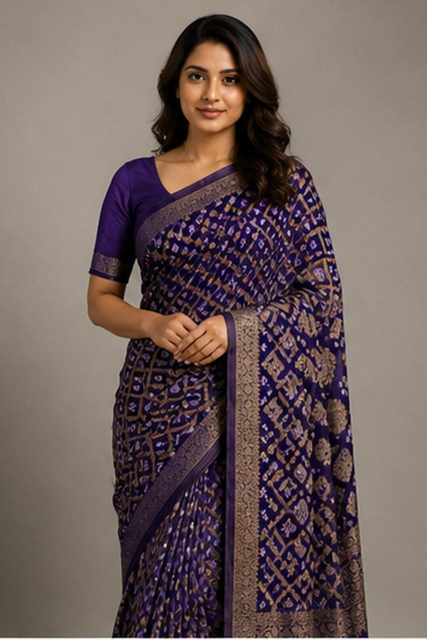
#> input picture images/Purple saree/IMAGE 2026-07-09 20:32:55.jpg, 853 x 1280 px (shown at 1/2 size)
$ python -i generate_twirl.py   (imports and definitions only)
#> lines starting #> are read from the running program, lines starting #| are printed output that depends on the picture
#!/usr/bin/env python3
"""
Bandhani Australia — twirl video generator
==========================================

Trigger : a product directory under images/ that has >=1 catalog image
          but no *.mp4 yet.
Reads   : the 4 catalog stills + prompt-variables.md
Writes  : {product_id}-twirl.mp4  back into the same product directory

The 4 catalog images are produced OUTSIDE this pipeline (as agreed).
This script only does the video step.

Layout it expects:
  images/
    _brand/alpa-avatar-master.png
    po002-dana-bandhani-standard/
      IMAGE ....jpg   x4          (catalog stills)
      garment-ref.jpg
      prompt-variables.md
      -> po002-...-twirl.mp4       (this script creates it)

Usage
-----
  pip install fal-client requests pillow python-dotenv

  # Store your key in a git-ignored .env file at the repo root:
  #   FAL_KEY=your_fal_key
  # (this script auto-loads it). Or export FAL_KEY in your shell.

  # process every product that has images but no video:
  python generate_twirl.py --images-root ./images

  # force a single product (re-generate even if a video exists):
  python generate_twirl.py --images-root ./images \
                           --product po002-dana-bandhani-standard --force

  # dry run — show what WOULD be processed, generate nothing:
  python generate_twirl.py --images-root ./images --dry-run
"""

import argparse
import os
import re
import sys
from pathlib import Path

import requests

try:
    import fal_client
    from PIL import Image
except ImportError:
    sys.exit("Run: pip install fal-client requests pillow python-dotenv")

# Load FAL_KEY from a .env file at the repo root if present.
# .env must be git-ignored — never commit it.
# [5 lines not run here, left out]


# --------------------------------------------------------------------------
# CONFIG
# --------------------------------------------------------------------------
VIDEO_MODEL = "fal-ai/kling-video/v2.1/pro/image-to-video"
DURATION    = "5"        # seconds — ideal for Reels
ASPECT      = "9:16"     # vertical
IMG_EXTS    = {".jpg", ".jpeg", ".png", ".webp"}

# which of the 4 catalog stills to animate.
# "front" heuristics: pick the file whose name sorts first, or override in
# a product's prompt-variables.md with a line:  hero_image = <filename>
DEFAULT_HERO_STRATEGY = "first"   # "first" | "largest"


# --------------------------------------------------------------------------
# prompt-variables.md parser
# --------------------------------------------------------------------------
# [58 lines left out: functions parse_variables, build_prompt, not called in this run]


NEGATIVE = (
    "blur, distortion, warped patterns, smeared border, melting fabric, "
    "extra limbs, extra fingers, deformed hands, face distortion, "
    "flickering, low quality, watermark, text"
)


# --------------------------------------------------------------------------
# helpers
# --------------------------------------------------------------------------
# [5 lines left out: function catalog_images, not called in this run]


def has_video(product_dir: Path) -> bool:
    return any(p.suffix.lower() == ".mp4" for p in product_dir.iterdir())


# [12 lines left out: function pick_hero, not called in this run]


def crop_to_vertical(src: Path, dst: Path):
    """Kling infers aspect from the start image, so make it 9:16 (1080x1920)."""
#> called with dst = 'out.png'
    im = Image.open(src).convert("RGB")
#> im is the input picture: PIL image 853x1280 RGB; mean R, G, B 110.7, 94.9, 92.3
    tw, th = 9, 16
    w, h = im.size
#> w = 853; h = 1280
    target_ratio = tw / th
    cur_ratio = w / h
#> cur_ratio = 0.666
    if cur_ratio > target_ratio:      # too wide -> crop sides
        new_w = int(h * target_ratio)
#> new_w = 720
        x0 = (w - new_w) // 2
#> x0 = 66
        im = im.crop((x0, 0, x0 + new_w, h))
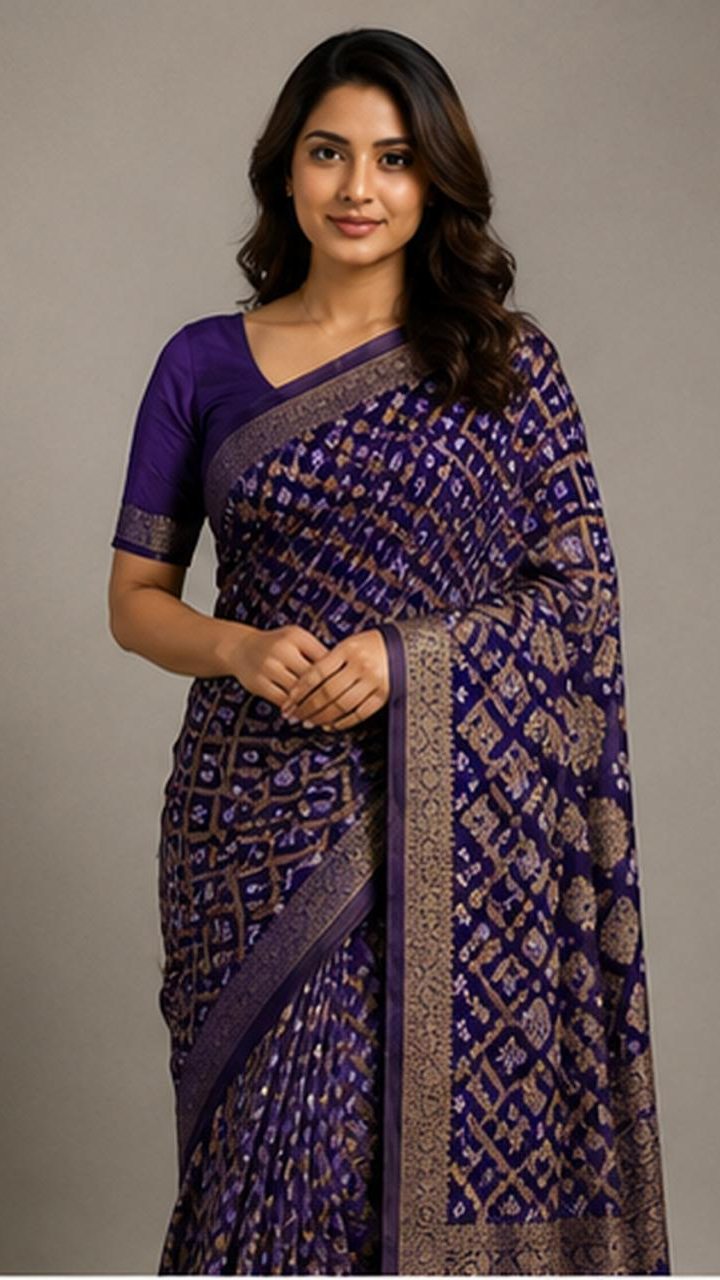
#> im: PIL image 720x1280 RGB; mean R, G, B 105.4, 88.6, 87.5
    else:                              # too tall -> crop top/bottom
        new_h = int(w / target_ratio)
        y0 = (h - new_h) // 2
        im = im.crop((0, y0, w, y0 + new_h))
    im = im.resize((1080, 1920), Image.LANCZOS)
#> im: PIL image 1080x1920 RGB
    im.save(dst, "JPEG", quality=92)


# [105 lines left out: functions _log, generate_for_product, main, not called in this run]


# [2 lines not run here, left out]

>>> result = crop_to_vertical('../images/Purple saree/IMAGE 2026-07-09 20:32:55.jpg', 'out.png')

$ run again, on images/Purple saree/IMAGE 2026-07-09 20:33:03.jpg
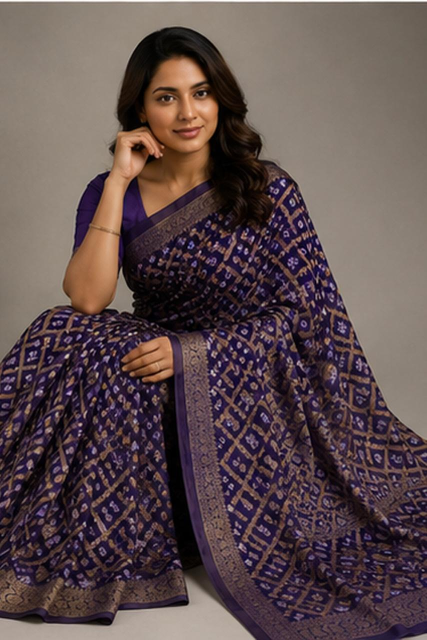
#> input picture images/Purple saree/IMAGE 2026-07-09 20:33:03.jpg, 853 x 1280 px (shown at 1/2 size)
#> in crop_to_vertical, im is the input picture: PIL image 853x1280 RGB; mean R, G, B 93.4, 76.4, 77.3
#> in crop_to_vertical, `im = im.crop((x0, 0, x0 + new_w, h))`:
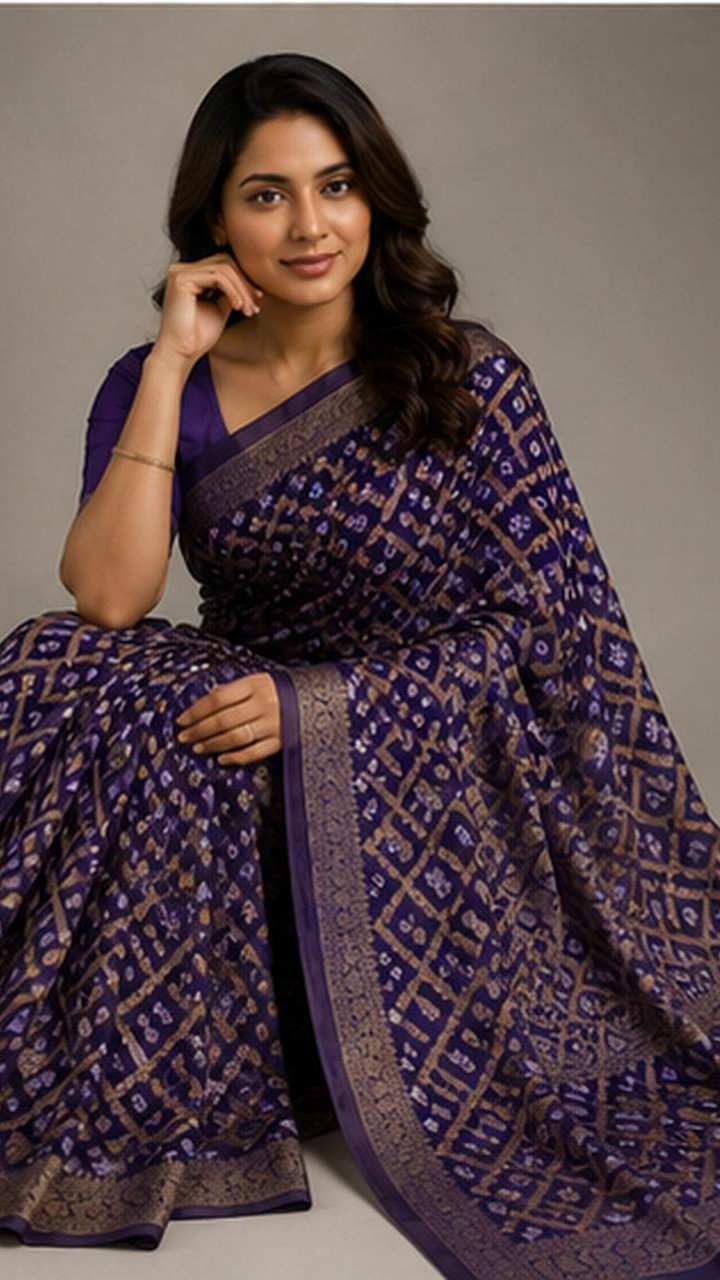
#> im: PIL image 720x1280 RGB; mean R, G, B 91, 73.3, 74.8

$ run again, on images/Purple saree/IMAGE 2026-07-09 20:33:07.jpg
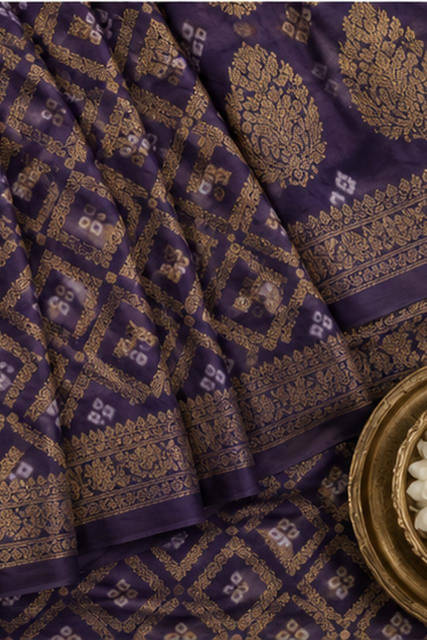
#> input picture images/Purple saree/IMAGE 2026-07-09 20:33:07.jpg, 853 x 1280 px (shown at 1/2 size)
#> in crop_to_vertical, im is the input picture: PIL image 853x1280 RGB; mean R, G, B 71.9, 52.5, 54.9
#> in crop_to_vertical, `im = im.crop((x0, 0, x0 + new_w, h))`:
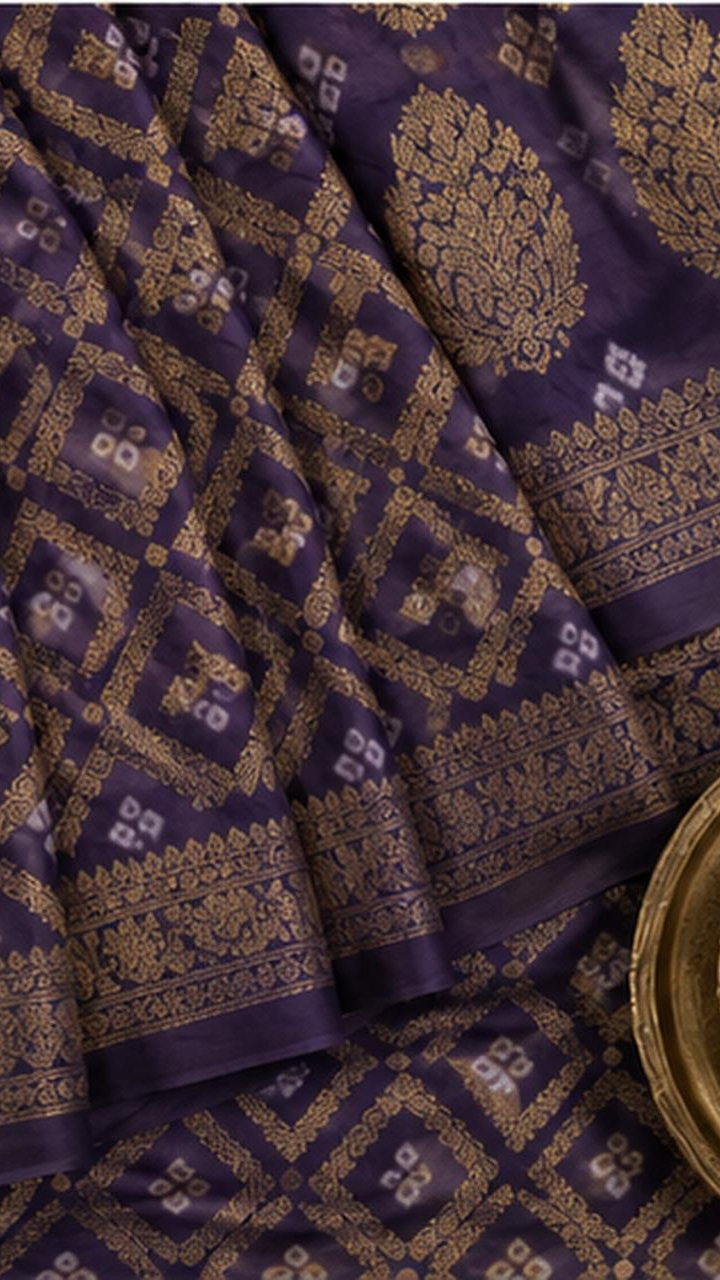
#> im: PIL image 720x1280 RGB; mean R, G, B 70, 50.9, 54.3
